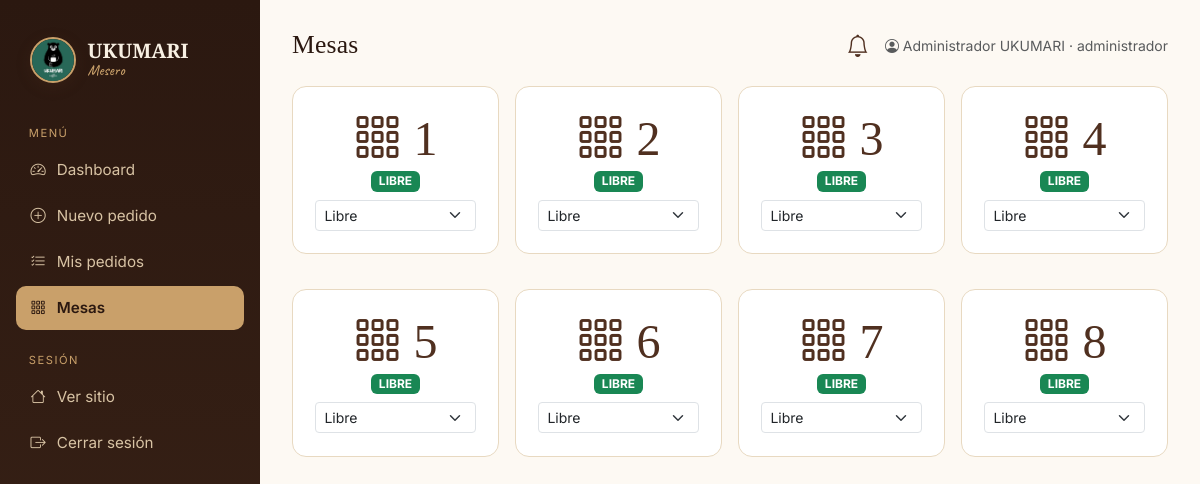
The page /mesero/mesas.php (signed in) on the database its author committed.
### tables this page shows
CREATE TABLE mesas (
    id INT AUTO_INCREMENT PRIMARY KEY,
    numero VARCHAR(20) NOT NULL UNIQUE,
    estado ENUM('libre','ocupada','reservada') NOT NULL DEFAULT 'libre'
);

### web/includes/db.php (called while the page is built, shortened)
<?php
function db(): PDO {
    static $pdo = null;
    if ($pdo === null) {
        $dsn = 'mysql:host=' . DB_HOST . ';dbname=' . DB_NAME . ';charset=' . DB_CHARSET;
        $opt = [
            PDO::ATTR_ERRMODE            => PDO::ERRMODE_EXCEPTION,
            PDO::ATTR_DEFAULT_FETCH_MODE => PDO::FETCH_ASSOC,
            PDO::ATTR_EMULATE_PREPARES   => false,
        ];
        $tries = 0;
        while (true) {
            try {
                $pdo = new PDO($dsn, DB_USER, DB_PASS, $opt);
                break;
            } catch (PDOException $e) {
                if (++$tries > 20) { throw $e; }
                sleep(2);
            }
        }
        ensure_seed_users($pdo);
    }
    return $pdo;
}
function ensure_seed_users(PDO $pdo): void {
    try {
        $stmt = $pdo->query("SELECT id, password FROM usuarios WHERE password LIKE 'SEED::%'");
        $rows = $stmt->fetchAll();
        $upd = $pdo->prepare("UPDATE usuarios SET password = :p WHERE id = :id");
        foreach ($rows as $r) {
            $plain = substr($r['password'], 6);
            $hash  = password_hash($plain, PASSWORD_DEFAULT);
            $upd->execute([':p' => $hash, ':id' => $r['id']]);
        }
    } catch (Throwable $e) {
    }
}

### web/includes/helpers.php (called while the page is built, shortened)
<?php
require_once __DIR__ . '/db.php';
function e(?string $v): string {
    return htmlspecialchars((string)$v, ENT_QUOTES | ENT_SUBSTITUTE, 'UTF-8');
}

### web/mesero/mesas.php (the view, shortened to what this page needs)
<?php
require __DIR__ . '/../includes/helpers.php';
$mesas = db()->query("SELECT * FROM mesas ORDER BY CAST(numero AS UNSIGNED)")->fetchAll();
require __DIR__ . '/../includes/panel_layout.php';
?>
<div class="row g-3">
<?php foreach ($mesas as $m):
  $color = ['libre'=>'success','ocupada'=>'danger','reservada'=>'warning'][$m['estado']] ?? 'secondary';
?>
  <div class="col-6 col-md-3">
    <div class="panel-card text-center">
      <div class="display-5" style="color:var(--uku-coffee-700);font-family:'Playfair Display'">
        <i class="bi bi-grid-3x3-gap"></i> <?= e($m['numero']) ?>
      </div>
      <span class="badge bg-<?= $color ?> text-uppercase"><?= e($m['estado']) ?></span>
      <form method="post" class="mt-2">
        <select class="form-select form-select-sm" name="estado" onchange="this.form.submit()">
          <?php foreach (['libre','ocupada','reservada'] as $s): ?>
            <option value="<?= $s ?>" <?= $m['estado']===$s?'selected':'' ?>><?= ucfirst($s) ?></option>
          <?php endforeach; ?>
        </select>
      </form>
    </div>
  </div>
<?php endforeach; ?>
</div>
<?php require __DIR__ . '/../includes/panel_footer.php'; ?>

### web/assets/css/styles.css (style rules this page uses)
:root { --uku-coffee-900:#2b1810; --uku-coffee-800:#3a2317; --uku-coffee-700:#503020; --uku-coffee-600:#6b3f2a; --uku-coffee-500:#8b5a3c; --uku-coffee-400:#a8754f; --uku-cream-50:#fdf9f3; --uku-cream-100:#f8f0e3; --uku-cream-200:#efe2cc; --uku-cream-300:#e3cfae; --uku-gold:#c9a06a; --uku-gold-dark:#a47a44; --uku-line:#e8d9c1; --uku-text:#3a2317; --uku-muted:#7c6553; --uku-bg:#fdfaf5; --uku-shadow:0 12px 40px rgba(80,48,32,.12); }
* { box-sizing:border-box; }
html,body { font-family:'Inter',system-ui,sans-serif; color:var(--uku-text); background:var(--uku-bg); scroll-behavior:smooth; }
.panel-card { background:#fff; border:1px solid var(--uku-line); border-radius:14px; padding:1.4rem; margin-bottom:1.2rem; }

### rows shown on the page
mesas: numero "1", estado "LIBRE", estado "Libre"
mesas: numero "2", estado "LIBRE", estado "Libre"
mesas: numero "3", estado "LIBRE", estado "Libre"
mesas: numero "4", estado "LIBRE", estado "Libre"
mesas: numero "5", estado "LIBRE", estado "Libre"
mesas: numero "6", estado "LIBRE", estado "Libre"
mesas: numero "7", estado "LIBRE", estado "Libre"
mesas: numero "8", estado "LIBRE", estado "Libre"

### other values the page prints
$role "Mesero"
$label "Dashboard"
$label "Nuevo pedido"
$label "Mis pedidos"
$label "Mesas"
$page_title "Mesas"
$user['nombre'] "Administrador UKUMARI"
$user['rol'] "administrador"
